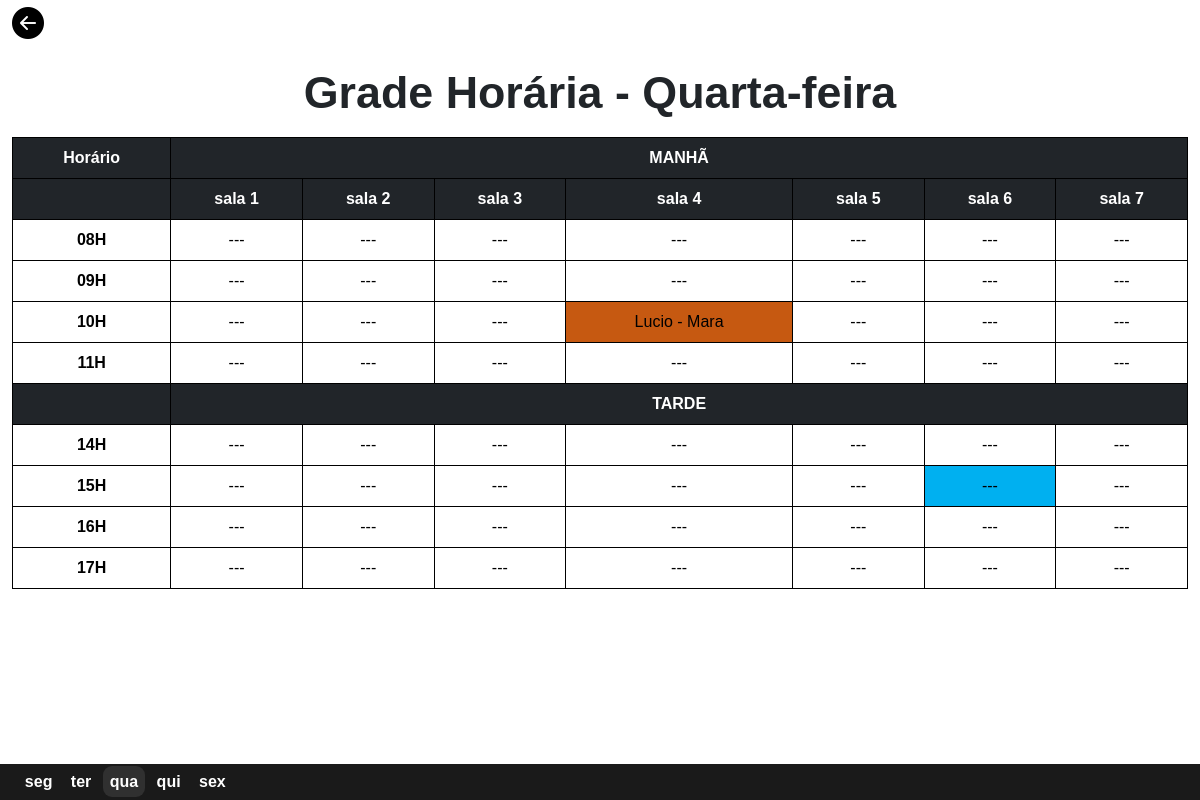
The app's page /terapeuta/reserva_sala/reservar-sala-quarta.php, older data.
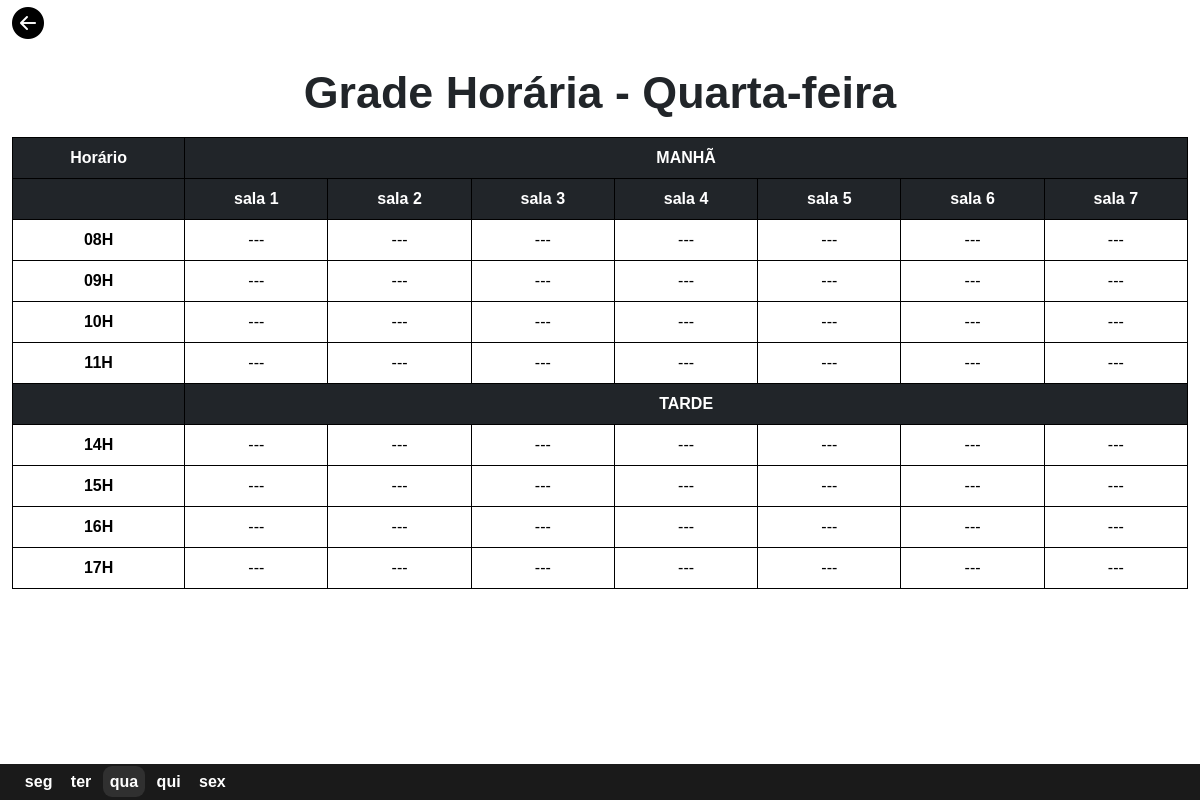
The same page, newer data.
### tables this page shows
CREATE TABLE `tbl_sala_reservada` (
  `id` int(10) UNSIGNED NOT NULL,
  `id_turno` int(11) UNSIGNED NOT NULL,
  `id_horario` int(11) UNSIGNED NOT NULL,
  `id_semana` int(11) UNSIGNED NOT NULL,
  `id_status` int(11) UNSIGNED NOT NULL,
  `id_terapeuta` int(11) DEFAULT NULL,
  `id_paciente` int(11) UNSIGNED DEFAULT NULL,
  `sala_cod` varchar(20) NOT NULL,
  `sala` varchar(100) NOT NULL
);

### terapeuta/reserva_sala/reservar-sala-quarta.php (the view, shortened to what this page needs)
<?php
include('../../db/conexao.php');
?>
<!DOCTYPE html>
<html lang="en">
<head>
    <link href="https://cdn.jsdelivr.net/npm/bootstrap@5.3.3/dist/css/bootstrap.min.css" rel="stylesheet">
    <link rel="stylesheet" href="https://cdn.jsdelivr.net/npm/bootstrap-icons@1.10.5/font/bootstrap-icons.css">
</head>
<body>
    <div class="container-fluid divForm">
        <div class="divVoltar">
            <a href="../index.php"><i class="bi bi-arrow-left-circle-fill" id="iconeVoltar"></i></a>
        </div>
        <h2>Grade Horária - Quarta-feira</h2>
        <table class="table">
            <form action="" method="post">
                <thead class="table-dark">
                    <tr>
                        <th>Horário</th>
                        <th colspan="7">MANHÃ</th>
                    </tr>
                    <tr>
                        <th></th>
                        <th>sala 1</th>
                        <th>sala 2</th>
                        <th>sala 3</th>
                        <th>sala 4</th>
                        <th>sala 5</th>
                        <th>sala 6</th>
                        <th>sala 7</th>
                    </tr>
                </thead>
                <tbody>
                    <?php
                        $sql_horario = "SELECT id, horario from tbl_horario_sala ORDER BY id";
                        $result_horario = mysqli_query($mysqli, $sql_horario);
                        while($row_horario = mysqli_fetch_assoc($result_horario)) {
                            $horario_da_sala = $row_horario['horario'];
                    ?>
                    <tr>
                        <?php
                            if($horario_da_sala == '14H') {
                                echo "
                                </tbody>
                                    <thead class='table-dark'>
                                        <tr>
                                            <th></th>
                                            <th class='tarde' colspan='8'>TARDE</th>
                                        </tr>
                                    </thead>
                                <tbody>
                                ";
                            }
                        ?>
                        <th><?php echo $row_horario['horario'] ?></th>
                            <?php
                                $sql_sala_reserva = "SELECT s.id, s.sala, s.sala_cod, st.status
                                                    FROM tbl_sala_reservada s
                                                    INNER JOIN tbl_horario_sala h ON s.id_horario = h.id
                                                    INNER JOIN tbl_status_sala st ON s.id_status = st.id
                                                    WHERE h.horario = '$horario_da_sala' && s.id_semana = 3
                                                    ORDER BY s.id;
                                                    ";
                                $result_reserva = mysqli_query($mysqli, $sql_sala_reserva);
                                while($row = mysqli_fetch_assoc($result_reserva)) {
                            ?>
                            <td
                            name="<?php echo $row['sala_cod'] ?>"
                                    id="<?php echo $row['sala_cod'] ?>"
                                    class="<?php echo $row['status'] ?>"
                            >
                            <?php echo $row['sala'] ?>
                            </td>
                            <?php
                              }
                            ?>
                            <tr>
                            <?php
                                }
                            ?>
                    </tr>
                </tbody>
            </form>
        </table>
    </div>
    <footer class="container-fluid">
        <nav>
            <a href="reservar-sala-segunda.php">seg</a>
            <a href="reservar-sala-terca.php">ter</a>
            <a href="reservar-sala-quarta.php" id="selected">qua</a>
            <a href="reservar-sala-quinta.php">qui</a>
            <a href="reservar-sala-sexta.php">sex</a>
        </nav>
    </footer>
</body>
</html>

Row changes from the older to the newer data that the page shows:
changed tbl_sala_reservada (number 18 of 56 on the later page): id_status 3 → 2 (drawn); sala "Lucio - Mara" → "---"
changed tbl_sala_reservada (number 41 of 56 on the later page): id_status 4 → 2 (drawn)
